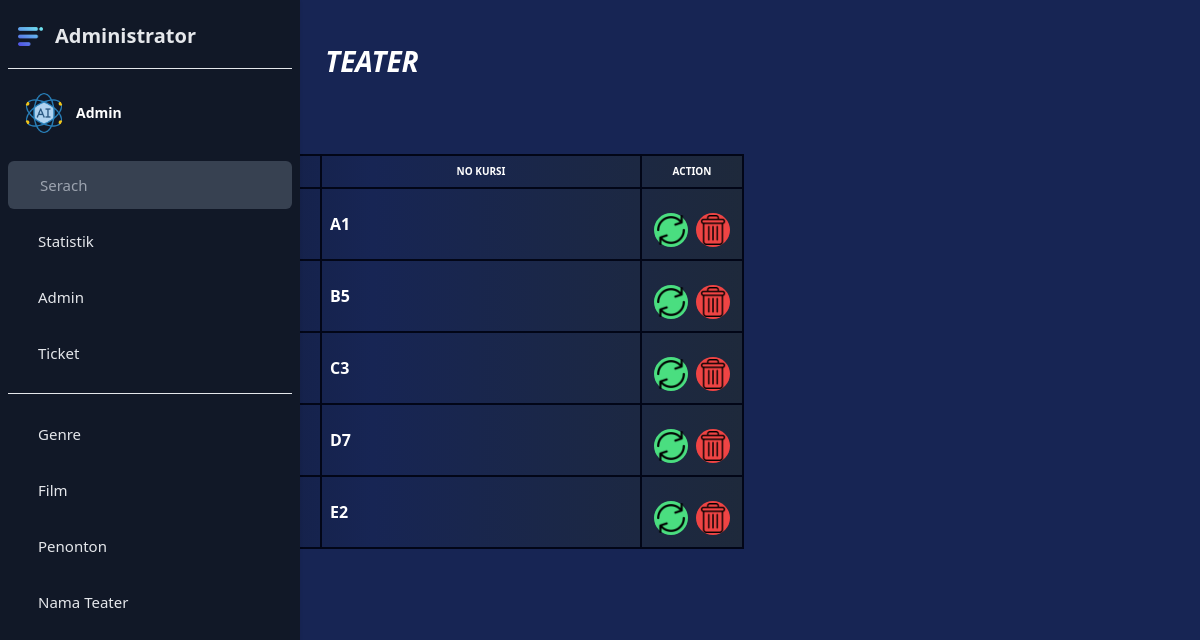
The page /public/admin/teater.php (signed in) on the database its author committed.
### tables this page shows
CREATE TABLE `teater` (
  `nama_teater` varchar(255) NOT NULL,
  `no_kursi` varchar(255) DEFAULT NULL
);

### public/admin/teater.php (the view, shortened to what this page needs)
<!DOCTYPE html>
<html lang="en">
  <head>
    <script src="https://cdn.tailwindcss.com"></script>
  </head>
  <body class="bg-blue-950 flex">
    <div
      class="sidebar fixed top-0 bottom-0 lg:left-0 left-[-300px] duration-1000 p-2 w-[300px] overflow-y-auto text-center bg-gray-900 shadow h-screen"
    >
      <div class="text-gray-100 text-xl">
        <div class="p-2.5 mt-1 flex items-center rounded-md">
          <i><img src="../Image/menu.png" width="25" alt="" /></i>
          <h1 class="text-[15px] ml-3 text-xl text-gray-200 font-bold">
          <a href="../website/Watching.php">Administrator</a>
          </h1>
        </div>
        <hr class="my-2 text-gray-600" />
        <div>
          <div class="bottom-0 left-0 p-4 bg-gray-900 flex items-center">
            <img
              src="../Image/artificial-intelligence.png"
              alt="Profile ../Image"
              class="w-10 h-10 rounded-full"
            />
            <div class="ml-3">
              <h2 class="text-white font-semibold text-sm">Admin</h2>
            </div>
          </div>
          <div
            class="p-2.5 mt-3 flex items-center rounded-md px-4 duration-300 cursor-pointer bg-gray-700"
          >
            <input
              class="text-[15px] ml-4 w-full bg-transparent focus:outline-none"
              placeholder="Serach"
            />
          </div>
          <div
            class="p-2.5 mt-2 flex rounded-md duration-300 cursor-pointer hover:bg-blue-600"
          >
            <a
              href="../admin/Statistik.php"
              class="flex items-center justify-start ml-5 text-[15px] text-gray-200 w-full h-full"
            >
              Statistik
            </a>
          </div>
          <div
            class="p-2.5 mt-2 flex rounded-md duration-300 cursor-pointer hover:bg-blue-600"
          >
            <a
              href="../admin/admin.php"
              class="flex items-center justify-start ml-5 text-[15px] text-gray-200 w-full h-full"
            >
              Admin
            </a>
          </div>
          <div
            class="p-2.5 mt-2 flex rounded-md duration-300 cursor-pointer hover:bg-blue-600"
          >
            <a
              href="../admin/ticket.php"
              class="flex items-center justify-start ml-5 text-[15px] text-gray-200 w-full h-full"
            >
              Ticket
            </a>
          </div>
          <hr class="my-4 text-gray-600" />
          <div
            class="p-2.5 mt-2 flex rounded-md duration-300 cursor-pointer hover:bg-blue-600"
          >
            <a
              href="../admin/genre.php"
              class="flex items-center justify-start ml-5 text-[15px] text-gray-200 w-full h-full"
            >
              Genre
            </a>
          </div>
          <div
            class="p-2.5 mt-2 flex rounded-md duration-300 cursor-pointer hover:bg-blue-600"
          >
            <a
              href="../admin/film.php"
              class="flex items-center justify-start ml-5 text-[15px] text-gray-200 w-full h-full"
            >
              Film
            </a>
          </div>
          <div
            class="p-2.5 mt-2 flex rounded-md duration-300 cursor-pointer hover:bg-blue-600"
          >
            <a
              href="../admin/penonton.php"
              class="flex items-center justify-start ml-5 text-[15px] text-gray-200 w-full h-full"
            >
              Penonton
            </a>
          </div>
          <div
            class="p-2.5 mt-2 flex rounded-md duration-300 cursor-pointer hover:bg-blue-600"
          >
            <a
              href="../admin/teater.php"
              class="flex items-center justify-start ml-5 text-[15px] text-gray-200 w-full h-full"
            >
              Nama Teater
            </a>
          </div>
        </div>
      </div>
    </div>
    <div class="Admin xl:ms-[300px]">
      <h1
        class="font-bold italic text-white mx-40 text-[28px] text-center xl:mx-60 xl:text-center mt-10 xl:text-5xl"
      >
        TEATER
      </h1>
      <a href='../pages/teater/createteater.php'>
        <button
            class="rounded-md ring-2 ring-slate-950 flex h-10 p-3 items-center m-4 bg-gradient-to-r hover:from-blue-800 hover:to-black transition ease-in-out duration-700 hover:-translate-y-1 hover:scale-110">
            <span class="font-extralight text-white">Tambah</span>
        </button>
    </a>
      <table
        border="3"
        class="text-white font-bold bg-gradient-to-r from-slate-900 via-blue-950 to-slate-800"
      >
        <thead>
          <tr class="">
            <th
              class="border-2 border-slate-950 p-2 w-[100px] text-[10px] xl:text-base xl:w-[415px]"
            >
            </th>
            <th
              class="border-2 border-slate-950 p-2 w-[] text-[10px] xl:text-base xl:w-[415px]"
            >
              NO KURSI
            </th>
            <th
              class="border-2 border-slate-950 p-2 w-[] text-[10px] xl:text-base xl:w-[415px]"
            >
              ACTION
            </th>
          </tr>
        </thead>
        <tbody>
              <?php
                  include('../config/koneksi.php');
                  $result = mysqli_query($koneksi, "SELECT * FROM teater");
                  while ($row = mysqli_fetch_assoc($result)) {
                      echo "<tr>
                              <td class='border-2 border-slate-950 p-2 w-80'>{$row['nama_teater']}</td>
                              <td class='border-2 border-slate-950 p-2 w-80'>{$row['no_kursi']}</td>
                              <td class='border-2 border-slate-950 p-2'>
                                  <div class='flex justify-center mt-4'>
                                  <a href='../pages/teater/updateteater.php?id=" . $row['nama_teater'] . "'>
                                  <button class='rounded-full bg-green-400 xl:bg-slate-600 xl:bg-gradient-to-bl xl:hover:from-sky-100 xl:hover:via-green-600 xl:hover:to-green-500 text-white font-bold text-[10px] p-[2px] mx-[4px] xl:p-1 xl:mx-1 xl:text-base'>
                                    <img src='../Image/update.png' width='30' alt=''>
                                  </button>
                              </a>
                              <a href='?nama_teater={$row['nama_teater']}' onclick='return confirm(\"Apakah Anda yakin ingin menghapus?\")'>
                                  <button class='rounded-full bg-red-500 xl:bg-slate-600 xl:bg-gradient-to-bl xl:hover:from-sky-100 xl:hover:via-red-700 xl:hover:to-red-600 text-white font-bold text-[10px] p-[2px] mx-[4px] xl:p-1 xl:mx-1 xl:text-base'>
                                      <img src='../Image/delete.png' width='30' alt=''>
                                  </button>
                              </a>
                                  </div>
                              </td>
                          </tr>";
                  }
             ?>
        </tbody>
      </table>
    </div>
  </body>
</html>

### rows shown on the page
teater: no_kursi "A1"
teater: no_kursi "B5"
teater: no_kursi "C3"
teater: no_kursi "D7"
teater: no_kursi "E2"
